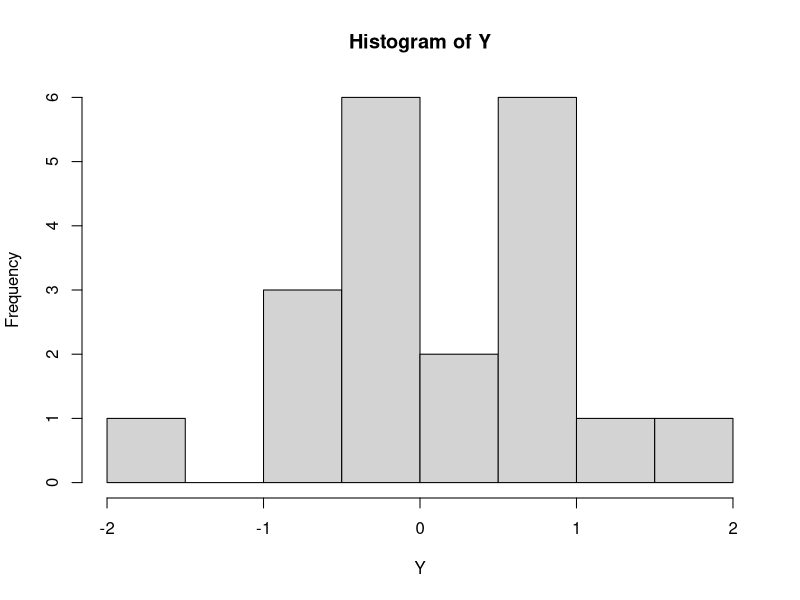
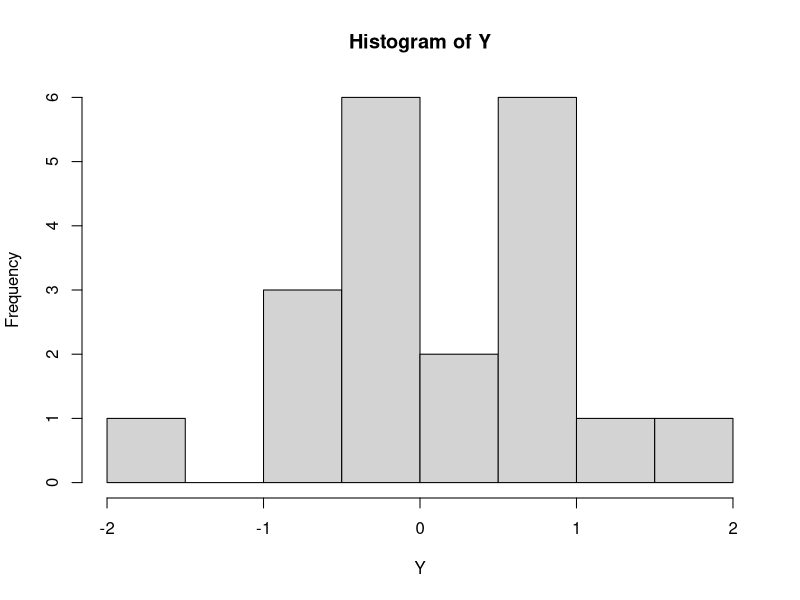

R code for these plots, in order:

# making plots using package ggplot2

# If haven't:
# 
#      install.packages("ggplot2")

  library(ggplot2)
## data
  ## simulated data
  X <- 1:20
      set.seed(12345)
  Y <-rnorm(20)
  ## built-in data in ggplot2: 
  str(mpg) # see the strcture of this data frame
# Histogram :
  hist(Y)
  Yhist <- hist(Y)
#

